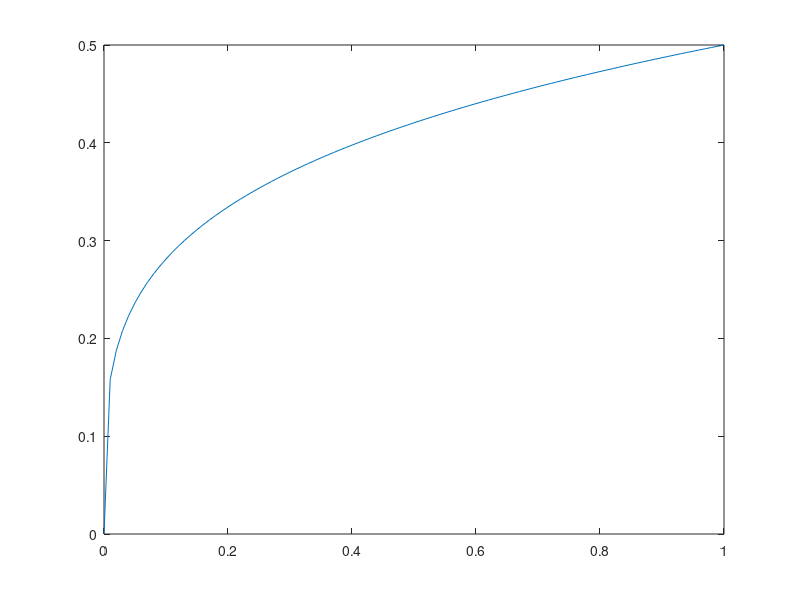

Reproduce this figure in MATLAB. (Note: this script raises an error after producing the figure.)
clear all
x=[0:0.01:1];
%y =  2 ./ (1 + exp(-7*x))-1;
y=0.5*x.^(0.25);
plot(x,y)


LastName = {'Smith';'Johnson';'Williams';'Jones';'Brown'};
Age = [38;43;38;40;49];
Height = [71;69;64;67;64];
Weight = [176;163;131;133;119];
T = table(Age,Height,Weight,'RowNames',LastName);

uitable('Data',T{:,:},'ColumnName',T.Properties.VariableNames,...
    'RowName',T.Properties.RowNames,'Units', 'Normalized', 'Position',[0, 0, 1, 1]);


x = linspace(0,pi);
y1 = cos(x);
plot(x,y1)
legend('cos(x)')

hold on 
y2 = cos(2*x);
plot(x,y2)
legend('cos(2x)')